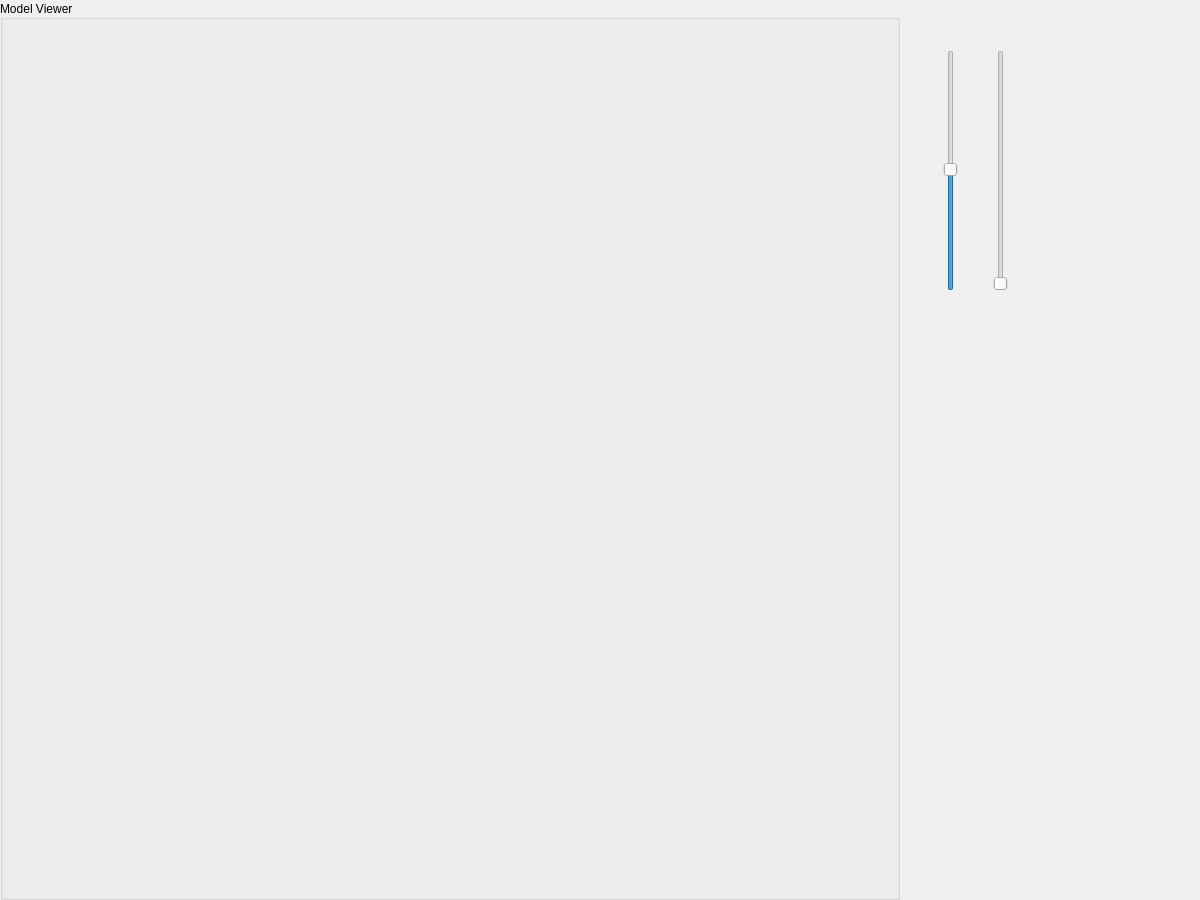
<?xml version="1.0" encoding="UTF-8"?>
<ui version="4.0">
 <class>ImfaceWindow</class>
 <widget class="QWidget" name="ImfaceWindow">
  <property name="geometry">
   <rect>
    <x>0</x>
    <y>0</y>
    <width>1200</width>
    <height>900</height>
   </rect>
  </property>
  <property name="sizePolicy">
   <sizepolicy hsizetype="Fixed" vsizetype="Fixed">
    <horstretch>0</horstretch>
    <verstretch>0</verstretch>
   </sizepolicy>
  </property>
  <property name="minimumSize">
   <size>
    <width>900</width>
    <height>900</height>
   </size>
  </property>
  <property name="maximumSize">
   <size>
    <width>1200</width>
    <height>900</height>
   </size>
  </property>
  <property name="windowTitle">
   <string>ModelFitting</string>
  </property>
  <widget class="QGroupBox" name="view_region">
   <property name="geometry">
    <rect>
     <x>0</x>
     <y>0</y>
     <width>900</width>
     <height>900</height>
    </rect>
   </property>
   <property name="sizePolicy">
    <sizepolicy hsizetype="Fixed" vsizetype="Fixed">
     <horstretch>0</horstretch>
     <verstretch>0</verstretch>
    </sizepolicy>
   </property>
   <property name="minimumSize">
    <size>
     <width>900</width>
     <height>900</height>
    </size>
   </property>
   <property name="maximumSize">
    <size>
     <width>900</width>
     <height>900</height>
    </size>
   </property>
   <property name="title">
    <string>Model Viewer</string>
   </property>
   <property name="alignment">
    <set>Qt::AlignLeading|Qt::AlignLeft|Qt::AlignVCenter</set>
   </property>
   <layout class="QHBoxLayout" name="horizontalLayout_4">
    <property name="spacing">
     <number>0</number>
    </property>
    <property name="leftMargin">
     <number>0</number>
    </property>
    <property name="topMargin">
     <number>0</number>
    </property>
    <property name="rightMargin">
     <number>0</number>
    </property>
    <property name="bottomMargin">
     <number>0</number>
    </property>
    <item>
     <widget class="CModelViewer" name="model_viewer" native="true">
      <property name="sizePolicy">
       <sizepolicy hsizetype="Fixed" vsizetype="Fixed">
        <horstretch>0</horstretch>
        <verstretch>0</verstretch>
       </sizepolicy>
      </property>
      <property name="minimumSize">
       <size>
        <width>900</width>
        <height>900</height>
       </size>
      </property>
      <property name="maximumSize">
       <size>
        <width>900</width>
        <height>900</height>
       </size>
      </property>
     </widget>
    </item>
   </layout>
  </widget>
  <widget class="QSlider" name="base_cut_slilder">
   <property name="geometry">
    <rect>
     <x>940</x>
     <y>50</y>
     <width>22</width>
     <height>241</height>
    </rect>
   </property>
   <property name="minimum">
    <number>-50</number>
   </property>
   <property name="maximum">
    <number>49</number>
   </property>
   <property name="singleStep">
    <number>1</number>
   </property>
   <property name="orientation">
    <enum>Qt::Vertical</enum>
   </property>
  </widget>
  <widget class="QSlider" name="region_threshold_slilder">
   <property name="geometry">
    <rect>
     <x>990</x>
     <y>50</y>
     <width>22</width>
     <height>241</height>
    </rect>
   </property>
   <property name="minimum">
    <number>0</number>
   </property>
   <property name="maximum">
    <number>99</number>
   </property>
   <property name="singleStep">
    <number>1</number>
   </property>
   <property name="pageStep">
    <number>10</number>
   </property>
   <property name="orientation">
    <enum>Qt::Vertical</enum>
   </property>
  </widget>
 </widget>
 <layoutdefault spacing="6" margin="11"/>
 <customwidgets>
  <customwidget>
   <class>CModelViewer</class>
   <extends>QWidget</extends>
   <header>cmodelviewer.h</header>
  </customwidget>
 </customwidgets>
 <resources/>
 <connections/>
</ui>
